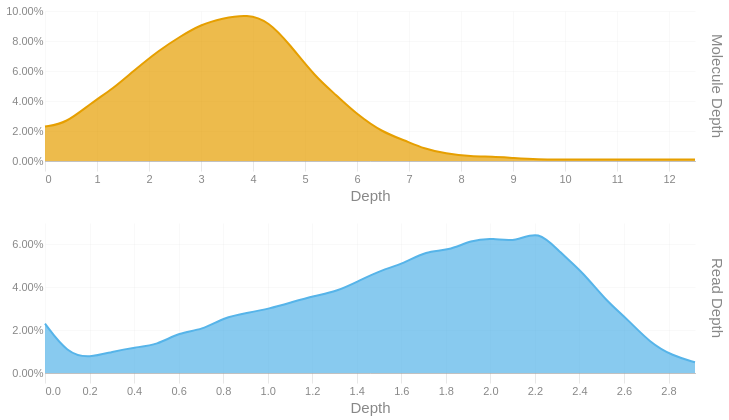

Source (notebook cell):
### Code cell
readdep = depth_hist(tb['Read Depth'], q99, 3)
readdep = readdep.with_columns(pl.lit('Read Depth').alias('Metric'))
if not SKIPLR:
    moldep = depth_hist(tb['Molecule Depth'], mol_q99, 1)
    moldep = moldep.with_columns(pl.lit('Molecule Depth').alias('Metric'))
    _hist = pl.concat([readdep, moldep])
    _hist = _hist.filter(pl.col('Proportion') != 0)
    with SafeRender(_hist):
        (
            alt.Chart(_hist)        
            .mark_area(interpolate = "basis")
            .encode(
                x=alt.X('Bin:Q').scale(domainMin=0).axis(alt.Axis(title='Depth')),
                y = alt.Y('Proportion:Q', title = None).axis(format = '.2%'),
                color = alt.Color('Metric:N').legend(None),
                row = alt.Row("Metric:N").header(title = None, labelOrient = 'right'),
                tooltip = [
                    alt.Tooltip("Metric:N", title = "Metric"),
                    alt.Tooltip('Interval:N', title = "Depth Interval"),
                    alt.Tooltip('Proportion:Q', title = "% Alignments").format('.2%')
                ]
            )
            .resolve_scale(x='independent', y='independent')
            .properties(
                height = 150, width = 650,
                usermeta={'embedOptions': {'downloadFileName': f'{samplename}.depth.hist'}}
            )
        ).display()
else:
    readdep = readdep.filter(pl.col('Proportion') != 0)
    with SafeRender(readdep):
        (
            alt.Chart(readdep)        
            .mark_area(interpolate = "basis")
            .encode(
                x=alt.X('Bin:Q').scale(domainMin=0).axis(alt.Axis(title='Depth')),
                y = alt.Y('Proportion:Q', title = None).axis(format = '.2%'),
                tooltip = [
                    alt.Tooltip('Interval:N', title = "Depth Interval"),
                    alt.Tooltip('Proportion:Q', title = "% Alignments").format('.2%')
                ]
            )
            .properties(
                usermeta={'embedOptions': {'downloadFileName': f'{samplename}.depth.hist'}}
            )
        ).display()

### Figure 1 — Vega-Lite specification as saved in the notebook (floating-point values rounded to 4 significant figures)
{"width": 650, "height": 150, "config": {"title": {"anchor": "start", "dy": -15, "fontSize": 18, "color": "#888888", "subtitleColor": "#888888", "subtitleFontSize": 14}, "arc": {"fill": "#0072B2"}, "axis": {"domainColor": "#888888", "domainWidth": 0.5, "gridWidth": 0.2, "grid": false, "titleFontWeight": 400, "titleFontSize": 15, "labelFontSize": 11, "labelColor": "#888888", "tickColor": "#888888", "tickWidth": 0.2, "titleColor": "#888888"}, "axisBand": {"grid": false}, "axisX": {"grid": true, "tickSize": 10, "domainCap": "round"}, "axisY": {"domain": false, "grid": true, "tickSize": 0, "domainCap": "round"}, "background": "transparent", "header": {"labelFontSize": 15, "labelColor": "#888888", "titleFontSize": 15, "titleFontWeight": 600, "titleColor": "#888888"}, "legend": {"labelFont": "sans-serif", "labelFontSize": 12, "labelColor": "#888888", "symbolSize": 100, "symbolType": "circle", "titleFontSize": 12, "titlePadding": 10, "titleColor": "#888888", "title": null}, "range": {"category": ["#E69F00", "#56B4E9", "#009E73", "#F0E442", "#0072B2", "#D55E00", "#CC79A7", "#000000"], "diverging": ["#cfe8f3", "#a2d4ec", "#73bfe2", "#46abdb", "#1696d2", "#12719e"]}, "area": {"fill": "#0072B2", "fillOpacity": 0.7, "line": true, "strokeOpacity": 0.7}, "line": {"color": "#0072B2", "stroke": "#0072B2", "strokeWidth": 2}, "trail": {"color": "#0072B2", "stroke": "#0072B2", "strokeWidth": 0, "size": 1}, "point": {"filled": true, "fillOpacity": 1.0, "size": 95}, "text": {"color": "#888888", "fontSize": 11, "align": "right", "fontWeight": 400, "size": 11}, "bar": {"fill": "#0072B2", "stroke": null}, "view": {"stroke": null, "continuousWidth": 660, "continuousHeight": 400}}, "data": {"name": "data-7e174626636ddc96be051b0f98dff1d3"}, "mark": {"type": "area", "interpolate": "basis"}, "encoding": {"color": {"field": "Metric", "legend": null, "type": "nominal"}, "row": {"field": "Metric", "header": {"title": null, "labelOrient": "right"}, "type": "nominal"}, "tooltip": [{"field": "Metric", "title": "Metric", "type": "nominal"}, {"field": "Interval", "title": "Depth Interval", "type": "nominal"}, {"field": "Proportion", "format": ".2%", "title": "% Alignments", "type": "quantitative"}], "x": {"axis": {"title": "Depth"}, "field": "Bin", "scale": {"domainMin": 0}, "type": "quantitative"}, "y": {"axis": {"format": ".2%"}, "field": "Proportion", "title": null, "type": "quantitative"}}, "resolve": {"scale": {"x": "independent", "y": "independent"}}, "usermeta": {"embedOptions": {"downloadFileName": "S6_Annis_4799.depth.hist"}}, "$schema": "https://vega.github.io/schema/vega-lite/v6.1.0.json", "datasets": {"data-7e174626636ddc96be051b0f98dff1d3": [{"Bin": 0.0, "Interval": "0.0-0.101", "Proportion": 0.023, "Metric": "Read Depth"}, {"Bin": 0.101, "Interval": "0.101-0.201", "Proportion": 0.009, "Metric": "Read Depth"}, {"Bin": 0.201, "Interval": "0.201-0.302", "Proportion": 0.007, "Metric": "Read Depth"}, {"Bin": 0.302, "Interval": "0.302-0.403", "Proportion": 0.01, "Metric": "Read Depth"}, {"Bin": 0.403, "Interval": "0.403-0.503", "Proportion": 0.012, "Metric": "Read Depth"}, {"Bin": 0.503, "Interval": "0.503-0.604", "Proportion": 0.013, "Metric": "Read Depth"}, {"Bin": 0.604, "Interval": "0.604-0.705", "Proportion": 0.019, "Metric": "Read Depth"}, {"Bin": 0.705, "Interval": "0.705-0.805", "Proportion": 0.02, "Metric": "Read Depth"}, {"Bin": 0.805, "Interval": "0.805-0.906", "Proportion": 0.026, "Metric": "Read Depth"}, {"Bin": 0.906, "Interval": "0.906-1.007", "Proportion": 0.028, "Metric": "Read Depth"}, {"Bin": 1.007, "Interval": "1.007-1.107", "Proportion": 0.03, "Metric": "Read Depth"}, {"Bin": 1.107, "Interval": "1.107-1.208", "Proportion": 0.033, "Metric": "Read Depth"}, {"Bin": 1.208, "Interval": "1.208-1.309", "Proportion": 0.036, "Metric": "Read Depth"}, {"Bin": 1.309, "Interval": "1.309-1.409", "Proportion": 0.038, "Metric": "Read Depth"}, {"Bin": 1.409, "Interval": "1.409-1.51", "Proportion": 0.043, "Metric": "Read Depth"}, {"Bin": 1.51, "Interval": "1.51-1.611", "Proportion": 0.048, "Metric": "Read Depth"}, {"Bin": 1.611, "Interval": "1.611-1.711", "Proportion": 0.051, "Metric": "Read Depth"}, {"Bin": 1.711, "Interval": "1.711-1.812", "Proportion": 0.057, "Metric": "Read Depth"}, {"Bin": 1.812, "Interval": "1.812-1.913", "Proportion": 0.057, "Metric": "Read Depth"}, {"Bin": 1.913, "Interval": "1.913-2.013", "Proportion": 0.062, "Metric": "Read Depth"}, {"Bin": 2.013, "Interval": "2.013-2.114", "Proportion": 0.063, "Metric": "Read Depth"}, {"Bin": 2.114, "Interval": "2.114-2.215", "Proportion": 0.061, "Metric": "Read Depth"}, {"Bin": 2.215, "Interval": "2.215-2.315", "Proportion": 0.067, "Metric": "Read Depth"}, {"Bin": 2.315, "Interval": "2.315-2.416", "Proportion": 0.056, "Metric": "Read Depth"}, {"Bin": 2.416, "Interval": "2.416-2.517", "Proportion": 0.047, "Metric": "Read Depth"}, {"Bin": 2.517, "Interval": "2.517-2.617", "Proportion": 0.034, "Metric": "Read Depth"}, {"Bin": 2.617, "Interval": "2.617-2.718", "Proportion": 0.025, "Metric": "Read Depth"}, {"Bin": 2.718, "Interval": "2.718-2.819", "Proportion": 0.014, "Metric": "Read Depth"}, {"Bin": 2.819, "Interval": "2.819-2.919", "Proportion": 0.008, "Metric": "Read Depth"}, {"Bin": 2.919, "Interval": "2.919-3.02", "Proportion": 0.005, "Metric": "Read Depth"}, {"Bin": 0.0, "Interval": "0.0-0.4", "Proportion": 0.023, "Metric": "Molecule Depth"}, {"Bin": 0.4, "Interval": "0.4-0.9", "Proportion": 0.025, "Metric": "Molecule Depth"}, {"Bin": 0.9, "Interval": "0.9-1.3", "Proportion": 0.039, "Metric": "Molecule Depth"}, {"Bin": 1.3, "Interval": "1.3-1.7", "Proportion": 0.048, "Metric": "Molecule Depth"}, {"Bin": 1.7, "Interval": "1.7-2.2", "Proportion": 0.06, "Metric": "Molecule Depth"}, {"Bin": 2.2, "Interval": "2.2-2.6", "Proportion": 0.074, "Metric": "Molecule Depth"}, {"Bin": 2.6, "Interval": "2.6-3.0", "Proportion": 0.083, "Metric": "Molecule Depth"}, {"Bin": 3.0, "Interval": "3.0-3.4", "Proportion": 0.091, "Metric": "Molecule Depth"}, {"Bin": 3.4, "Interval": "3.4-3.9", "Proportion": 0.095, "Metric": "Molecule Depth"}, {"Bin": 3.9, "Interval": "3.9-4.3", "Proportion": 0.098, "Metric": "Molecule Depth"}, {"Bin": 4.3, "Interval": "4.3-4.7", "Proportion": 0.093, "Metric": "Molecule Depth"}, {"Bin": 4.7, "Interval": "4.7-5.2", "Proportion": 0.078, "Metric": "Molecule Depth"}, {"Bin": 5.2, "Interval": "5.2-5.6", "Proportion": 0.056, "Metric": "Molecule Depth"}, {"Bin": 5.6, "Interval": "5.6-6.0", "Proportion": 0.044, "Metric": "Molecule Depth"}, {"Bin": 6.0, "Interval": "6.0-6.5", "Proportion": 0.031, "Metric": "Molecule Depth"}, {"Bin": 6.5, "Interval": "6.5-6.9", "Proportion": 0.019, "Metric": "Molecule Depth"}, {"Bin": 6.9, "Interval": "6.9-7.3", "Proportion": 0.014, "Metric": "Molecule Depth"}, {"Bin": 7.3, "Interval": "7.3-7.7", "Proportion": 0.008, "Metric": "Molecule Depth"}, {"Bin": 7.7, "Interval": "7.7-8.2", "Proportion": 0.005, "Metric": "Molecule Depth"}, {"Bin": 8.2, "Interval": "8.2-8.6", "Proportion": 0.003, "Metric": "Molecule Depth"}, {"Bin": 8.6, "Interval": "8.6-9.0", "Proportion": 0.003, "Metric": "Molecule Depth"}, {"Bin": 9.0, "Interval": "9.0-9.5", "Proportion": 0.002, "Metric": "Molecule Depth"}, {"Bin": 9.5, "Interval": "9.5-9.9", "Proportion": 0.001, "Metric": "Molecule Depth"}, {"Bin": 9.9, "Interval": "9.9-10.3", "Proportion": 0.001, "Metric": "Molecule Depth"}, {"Bin": 10.3, "Interval": "10.3-10.8", "Proportion": 0.001, "Metric": "Molecule Depth"}, {"Bin": 10.8, "Interval": "10.8-11.2", "Proportion": 0.001, "Metric": "Molecule Depth"}, {"Bin": 11.2, "Interval": "11.2-11.6", "Proportion": 0.001, "Metric": "Molecule Depth"}, {"Bin": 11.6, "Interval": "11.6-12.0", "Proportion": 0.001, "Metric": "Molecule Depth"}, {"Bin": 12.0, "Interval": "12.0-12.5", "Proportion": 0.001, "Metric": "Molecule Depth"}, {"Bin": 12.5, "Interval": "12.5-12.91", "Proportion": 0.001, "Metric": "Molecule Depth"}]}}
